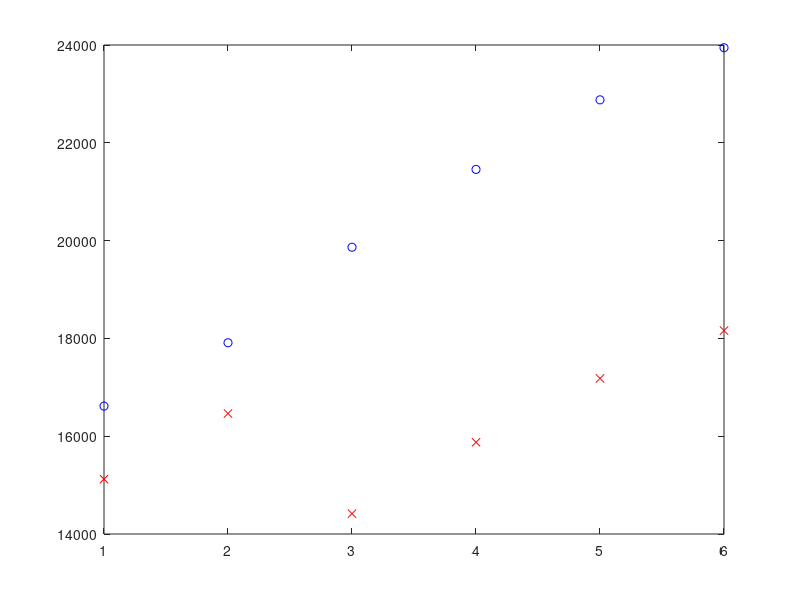

MATLAB code for this plot: (Note: this script raises an error after producing the figure.)


monthlysalaries = [1629, 1756, 1947.50, 2103.50, 2243, 2347.50]; 
salaries = monthlysalaries*12; 
salarynames = {'pre-master''s I', 'pre-master''s II', 'post master''s', 'advanced', 'advnaced II', 'advanced III'}; 
S = length(salaries); 

res.net_income.now = zeros(S, 1); 
res.net_income.future = zeros(S,1); 
res.tuition = 17331.50; 

nonres.net_income.now = zeros(S, 1); 
nonres.net_income.future = zeros(S,1); 
nonres.tuition = 32433.50; 

poverty = 12060; 
for s = 1:S
    
    if salaries(s) < 37951
        res.net_income.now(s) = salaries(s) - salaries(s)*0.15;
        nonres.net_income.now(s) = salaries(s) - salaries(s)*0.15;
    end
    
    if salaries(s) + res.tuition < 38701
        fprintf('YES')
        res.net_income.future(s) = salaries(s) - (salaries(s) + res.tuition)*0.12; 
    elseif salaries(s) + res.tuition > 38701
        res.net_income.future(s) = salaries(s) - (salaries(s) + res.tuition)*0.22; 
    end
    
    if salaries(s) + nonres.tuition < 38701
        fprintf('YES'); 
        nonres.net_income.future(s) = salaries(s) - (salaries(s) + nonres.tuition)*0.12; 
    elseif salaries(s) + nonres.tuition > 38701
        nonres.net_income.future(s) = salaries(s) - (salaries(s) + nonres.tuition)*0.22; 
    end
    
end

%% Plot 

figure(1); clf; 
plot( res.net_income.now, 'bo' ); hold on; 
plot( res.net_income.future, 'rx'); hold on; 
% plot( nonres.net_income.now, 'b--' ); hold on; 
% plot( nonres.net_income.future, 'ro' ); hold on; 

refline( 0, poverty); 

ylabel('Net Income ($)'); 
xlabel('Pay Step'); 

set(gca, 'XTick', 1:S); 
set(gca, 'XTickLabels', salarynames); 

% legend('Location', 'best', {'Res/Non-Res Now', 'Res Tax Cut', 'Non-Res Tax Cut', 'Poverty Line'}); % , 'Non-Res Tax Cut'}); 
legend('Location', 'best', {'Res Now', 'Res Tax Cut', 'Poverty Line'}); % , 'Non-Res Tax Cut'}); 

filenm = 'income_now_vs_tax_cut'; 
print(filenm, '-dpng'); 


